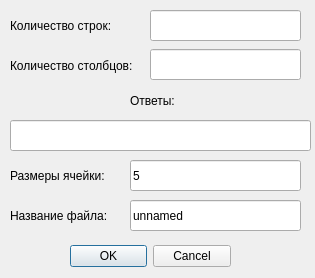
<?xml version="1.0" encoding="UTF-8"?>
<ui version="4.0">
 <class>CreateImage</class>
 <widget class="QDialog" name="CreateImage">
  <property name="windowModality">
   <enum>Qt::NonModal</enum>
  </property>
  <property name="geometry">
   <rect>
    <x>0</x>
    <y>0</y>
    <width>315</width>
    <height>278</height>
   </rect>
  </property>
  <property name="sizePolicy">
   <sizepolicy hsizetype="Preferred" vsizetype="Preferred">
    <horstretch>0</horstretch>
    <verstretch>0</verstretch>
   </sizepolicy>
  </property>
  <property name="minimumSize">
   <size>
    <width>315</width>
    <height>250</height>
   </size>
  </property>
  <property name="maximumSize">
   <size>
    <width>315</width>
    <height>25000</height>
   </size>
  </property>
  <property name="windowTitle">
   <string>Create Image</string>
  </property>
  <property name="modal">
   <bool>false</bool>
  </property>
  <widget class="QDialogButtonBox" name="buttonBox">
   <property name="geometry">
    <rect>
     <x>70</x>
     <y>240</y>
     <width>161</width>
     <height>32</height>
    </rect>
   </property>
   <property name="orientation">
    <enum>Qt::Horizontal</enum>
   </property>
   <property name="standardButtons">
    <set>QDialogButtonBox::Cancel|QDialogButtonBox::Ok</set>
   </property>
  </widget>
  <widget class="QLabel" name="label">
   <property name="geometry">
    <rect>
     <x>10</x>
     <y>10</y>
     <width>141</width>
     <height>31</height>
    </rect>
   </property>
   <property name="text">
    <string>Количество строк:</string>
   </property>
  </widget>
  <widget class="QLabel" name="label_2">
   <property name="geometry">
    <rect>
     <x>10</x>
     <y>50</y>
     <width>141</width>
     <height>31</height>
    </rect>
   </property>
   <property name="text">
    <string>Количество столбцов:</string>
   </property>
  </widget>
  <widget class="QLabel" name="label_3">
   <property name="geometry">
    <rect>
     <x>130</x>
     <y>80</y>
     <width>171</width>
     <height>41</height>
    </rect>
   </property>
   <property name="text">
    <string>Ответы:</string>
   </property>
  </widget>
  <widget class="QLineEdit" name="columnsNumber">
   <property name="geometry">
    <rect>
     <x>150</x>
     <y>49</y>
     <width>151</width>
     <height>31</height>
    </rect>
   </property>
  </widget>
  <widget class="QLineEdit" name="rowsNumber">
   <property name="geometry">
    <rect>
     <x>150</x>
     <y>10</y>
     <width>151</width>
     <height>31</height>
    </rect>
   </property>
  </widget>
  <widget class="QLineEdit" name="ansString">
   <property name="geometry">
    <rect>
     <x>10</x>
     <y>120</y>
     <width>301</width>
     <height>31</height>
    </rect>
   </property>
  </widget>
  <widget class="QLabel" name="label_4">
   <property name="geometry">
    <rect>
     <x>10</x>
     <y>160</y>
     <width>121</width>
     <height>31</height>
    </rect>
   </property>
   <property name="text">
    <string>Размеры ячейки:</string>
   </property>
  </widget>
  <widget class="QLineEdit" name="cellSize">
   <property name="geometry">
    <rect>
     <x>130</x>
     <y>160</y>
     <width>171</width>
     <height>31</height>
    </rect>
   </property>
   <property name="text">
    <string>5</string>
   </property>
  </widget>
  <widget class="QLabel" name="label_5">
   <property name="geometry">
    <rect>
     <x>10</x>
     <y>200</y>
     <width>121</width>
     <height>31</height>
    </rect>
   </property>
   <property name="text">
    <string>Название файла:</string>
   </property>
  </widget>
  <widget class="QLineEdit" name="fileName">
   <property name="geometry">
    <rect>
     <x>130</x>
     <y>200</y>
     <width>171</width>
     <height>31</height>
    </rect>
   </property>
   <property name="text">
    <string>unnamed</string>
   </property>
  </widget>
 </widget>
 <resources/>
 <connections>
  <connection>
   <sender>buttonBox</sender>
   <signal>accepted()</signal>
   <receiver>CreateImage</receiver>
   <slot>accept()</slot>
   <hints>
    <hint type="sourcelabel">
     <x>248</x>
     <y>254</y>
    </hint>
    <hint type="destinationlabel">
     <x>157</x>
     <y>274</y>
    </hint>
   </hints>
  </connection>
  <connection>
   <sender>buttonBox</sender>
   <signal>rejected()</signal>
   <receiver>CreateImage</receiver>
   <slot>reject()</slot>
   <hints>
    <hint type="sourcelabel">
     <x>316</x>
     <y>260</y>
    </hint>
    <hint type="destinationlabel">
     <x>286</x>
     <y>274</y>
    </hint>
   </hints>
  </connection>
 </connections>
</ui>
